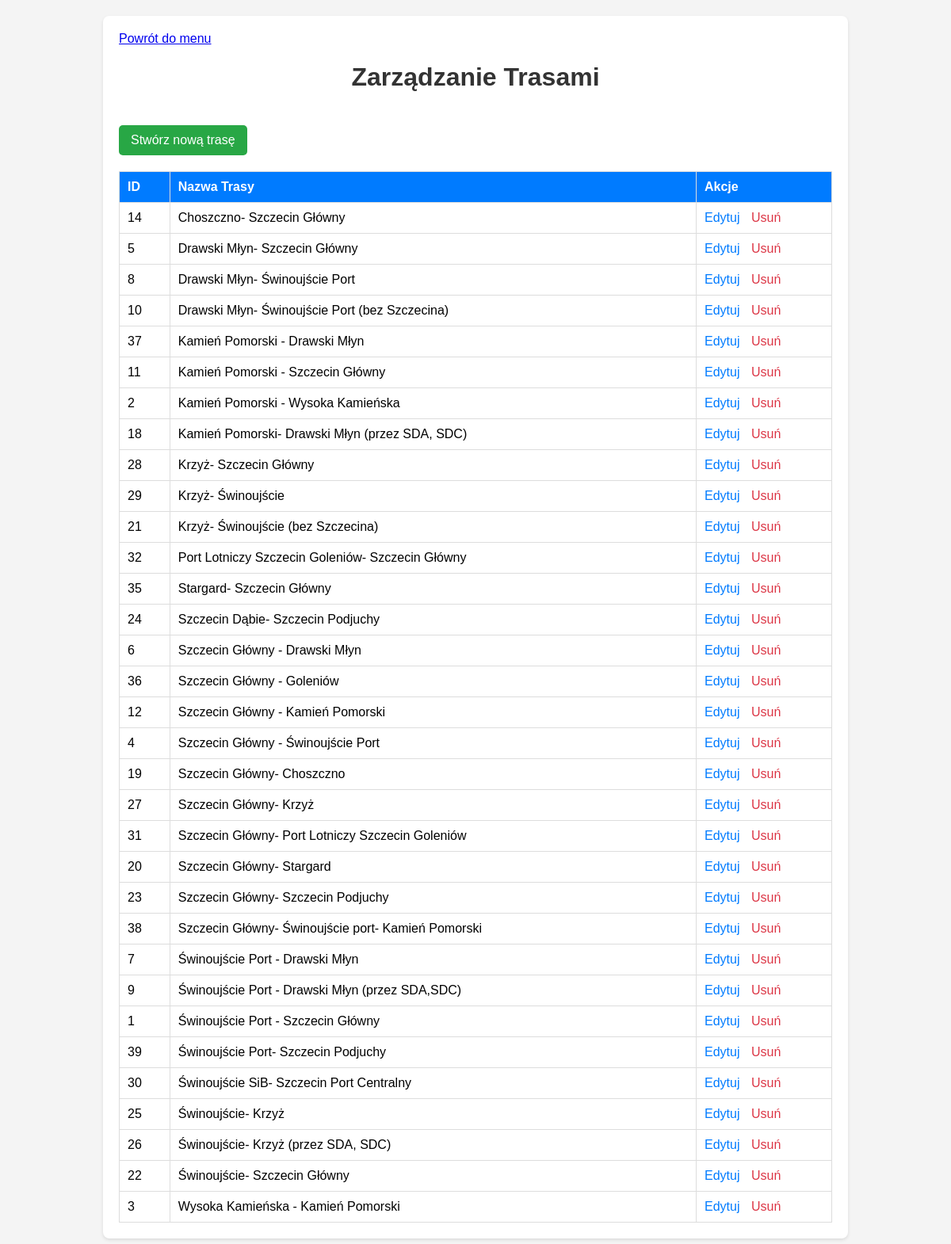
/kreator_tras.php, run on the app's committed database.
### tables this page shows
CREATE TABLE `trasy` (
  `id_trasy` int(11) NOT NULL,
  `nazwa_trasy` varchar(255) DEFAULT NULL,
  `id_stacji_poczatkowej` int(11) DEFAULT NULL,
  `id_stacji_koncowej` int(11) DEFAULT NULL
);

### kreator_tras.php (the view, shortened to what this page needs)
<?php
require 'db_config.php';
$trasy = mysqli_query($conn, "SELECT * FROM trasy ORDER BY nazwa_trasy");
?>
<!DOCTYPE html>
<html lang="pl">
<head>
</head>
<body>
    <div class="container">
        <a href="index.php">Powrót do menu</a>
        <h1>Zarządzanie Trasami</h1>
        <a href="edytor_tras.php" class="button">Stwórz nową trasę</a>
        <table>
            <thead>
                <tr>
                    <th>ID</th>
                    <th>Nazwa Trasy</th>
                    <th style="width: 150px;">Akcje</th>
                </tr>
            </thead>
            <tbody>
                <?php while($row = mysqli_fetch_assoc($trasy)): ?>
                <tr>
                    <td><?= $row['id_trasy'] ?></td>
                    <td><?= htmlspecialchars($row['nazwa_trasy']) ?></td>
                    <td class="actions">
                        <a href="edytor_tras.php?id=<?= $row['id_trasy'] ?>">Edytuj</a>
                        <a href="?action=delete&id=<?= $row['id_trasy'] ?>" class="delete" onclick="return confirm('Czy na pewno chcesz usunąć tę trasę i WSZYSTKIE zapisane dla niej rozkłady?')">Usuń</a>
                    </td>
                </tr>
                <?php endwhile; ?>
            </tbody>
        </table>
    </div>
</body>
</html>

### kreator_tras.php (style rules this page uses)
body { font-family: sans-serif; background-color: #f4f4f4; margin: 0; padding: 20px; }
.container { max-width: 900px; margin: auto; background: white; padding: 20px; border-radius: 8px; box-shadow: 0 2px 4px rgba(0,0,0,0.1); }
h1 { text-align: center; color: #333; }
table { width: 100%; border-collapse: collapse; margin-top: 20px; }
th, td { padding: 10px; border: 1px solid #ddd; text-align: left; }
th { background-color: #007bff; color: white; }
.actions a { margin-right: 10px; text-decoration: none; color: #007bff; }
.actions a.delete { color: #dc3545; }
.button { display: inline-block; background-color: #28a745; color: white; padding: 10px 15px; text-decoration: none; border-radius: 5px; margin-top: 20px; }

### data on the page
trasy: id_trasy "14", nazwa_trasy "Choszczno- Szczecin Główny"
trasy: id_trasy "5", nazwa_trasy "Drawski Młyn- Szczecin Główny"
trasy: id_trasy "8", nazwa_trasy "Drawski Młyn- Świnoujście Port"
trasy: id_trasy "10", nazwa_trasy "Drawski Młyn- Świnoujście Port (bez Szczecina)"
trasy: id_trasy "37", nazwa_trasy "Kamień Pomorski - Drawski Młyn"
trasy: id_trasy "11", nazwa_trasy "Kamień Pomorski - Szczecin Główny"
trasy: id_trasy "2", nazwa_trasy "Kamień Pomorski - Wysoka Kamieńska"
trasy: id_trasy "18", nazwa_trasy "Kamień Pomorski- Drawski Młyn (przez SDA, SDC)"
trasy: id_trasy "28", nazwa_trasy "Krzyż- Szczecin Główny"
trasy: id_trasy "29", nazwa_trasy "Krzyż- Świnoujście"
trasy: id_trasy "21", nazwa_trasy "Krzyż- Świnoujście (bez Szczecina)"
trasy: id_trasy "32", nazwa_trasy "Port Lotniczy Szczecin Goleniów- Szczecin Główny"
trasy: id_trasy "35", nazwa_trasy "Stargard- Szczecin Główny"
trasy: id_trasy "24", nazwa_trasy "Szczecin Dąbie- Szczecin Podjuchy"
trasy: id_trasy "6", nazwa_trasy "Szczecin Główny - Drawski Młyn"
trasy: id_trasy "36", nazwa_trasy "Szczecin Główny - Goleniów"
trasy: id_trasy "12", nazwa_trasy "Szczecin Główny - Kamień Pomorski"
trasy: id_trasy "4", nazwa_trasy "Szczecin Główny - Świnoujście Port"
trasy: id_trasy "19", nazwa_trasy "Szczecin Główny- Choszczno"
trasy: id_trasy "27", nazwa_trasy "Szczecin Główny- Krzyż"
trasy: id_trasy "31", nazwa_trasy "Szczecin Główny- Port Lotniczy Szczecin Goleniów"
trasy: id_trasy "20", nazwa_trasy "Szczecin Główny- Stargard"
trasy: id_trasy "23", nazwa_trasy "Szczecin Główny- Szczecin Podjuchy"
trasy: id_trasy "38", nazwa_trasy "Szczecin Główny- Świnoujście port- Kamień Pomorski"
trasy: id_trasy "7", nazwa_trasy "Świnoujście Port - Drawski Młyn"
trasy: id_trasy "9", nazwa_trasy "Świnoujście Port - Drawski Młyn (przez SDA,SDC)"
trasy: id_trasy "1", nazwa_trasy "Świnoujście Port - Szczecin Główny"
trasy: id_trasy "39", nazwa_trasy "Świnoujście Port- Szczecin Podjuchy"
trasy: id_trasy "30", nazwa_trasy "Świnoujście SiB- Szczecin Port Centralny"
trasy: id_trasy "25", nazwa_trasy "Świnoujście- Krzyż"
trasy: id_trasy "26", nazwa_trasy "Świnoujście- Krzyż (przez SDA, SDC)"
trasy: id_trasy "22", nazwa_trasy "Świnoujście- Szczecin Główny"
trasy: id_trasy "3", nazwa_trasy "Wysoka Kamieńska - Kamień Pomorski"
